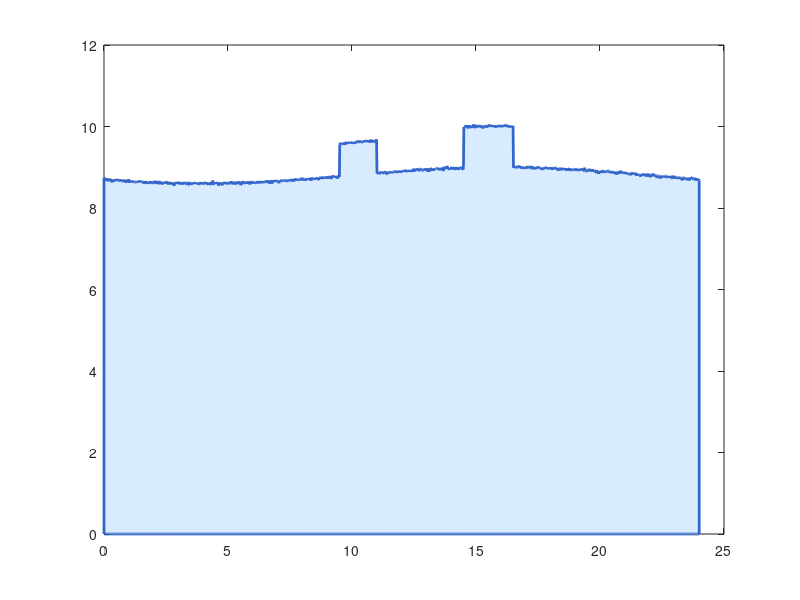

This figure's MATLAB source: (Note: this script raises an error after producing the figure.)
% =========================================================================
% GERADOR DE PERFIL DE CARGA - DATA CENTER 10 MW (CLEAN)
% Versão: v5.1 (Sem setas/anotações manuais)
% =========================================================================

function gerar_perfil_carga_clean
    close all; clc;
    
    % --- 1. CONFIGURAÇÃO ---
    t = linspace(0, 24*60, 1440); 
    horas = t / 60;
    
    % --- 2. COMPONENTES ---
    
    % A. Carga Base (7.0 MW)
    P_base_TI = 7.8 * ones(size(t)); 
    
    % B. Clima (0.8 a 1.2 MW)
    P_clima = 1.0 + 0.2 * sin(2*pi*(horas - 10)/24); 
    
    % C. Picos de IA (9.5 MW máx)
    P_IA = zeros(size(t));
    
    % Pico 1
    idx1 = (horas >= 9.5) & (horas <= 11);
    P_IA(idx1) = 0.8; 
    
    % Pico 2
    idx2 = (horas >= 14.5) & (horas <= 16.5);
    P_IA(idx2) = 1.01; 
    
    % Ruído
    ruido = 0.02 * randn(size(t)); 
    
    % --- 3. TOTAL ---
    P_total = P_base_TI + P_clima + P_IA + ruido;
    P_media = mean(P_total);
    FC_calc = P_media / 10;
    
    fprintf('Pico Máximo: %.2f MW\n', max(P_total));
    fprintf('Fator de Carga: %.2f\n', FC_calc);
    
    % --- 4. PLOTAGEM CLEAN ---
    fig = figure('Name', 'Perfil Clean', 'Color', 'w');
    set(fig, 'Position', [100, 100, 1000, 600]);
    
    % Área Principal
    area(horas, P_total, 'FaceColor', [0.85 0.92 1.0], 'EdgeColor', [0.2 0.4 0.8], 'LineWidth', 2);
    hold on;
    
    % Linhas de Referência
    yline(10, 'r--', 'Capacidade Instalada (10 MW)', 'LineWidth', 2, 'FontSize', 12);
    yline(P_media, 'k--', sprintf('Média Operacional (%.1f MW)', P_media), 'LineWidth', 2, 'FontSize', 12);
    
    % Layout
    grid on;
    xlabel('Hora do Dia', 'FontSize', 14, 'FontWeight', 'bold');
    ylabel('Potência (MW)', 'FontSize', 14, 'FontWeight', 'bold');
    % title('Perfil de Carga Diária', 'FontSize', 16);
    
    ylim([0 11]); xlim([0 24]); xticks(0:4:24);
    
    legend('Demanda Estimada', 'Limite Físico', 'Média', ...
           'Location', 'southoutside', 'Orientation', 'horizontal', 'FontSize', 12);
    
    hold off;
    
    saveas(fig, 'perfil_carga_clean.png');
end